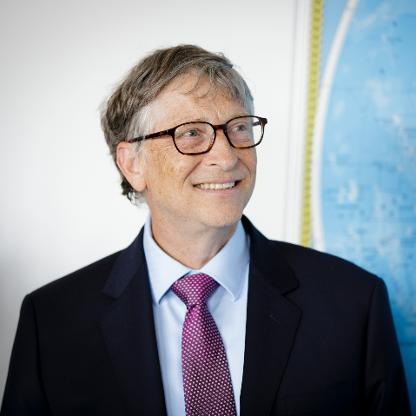
#> input picture opencv/bill.png, 416 x 416 px
$ python program6.py
#> lines starting #> are read from the running program, lines starting #| are printed output that depends on the picture
import cv2

image = cv2.imread("./bill.png")
#> image is the input picture: shape (416, 416, 3); mean B, G, R 150.8, 144.8, 140.3

for i in [1,0,-1]:
    flipped = cv2.flip(image, i)
    cv2.imshow("Flipped", flipped)
    cv2.waitKey(0)
#> this loop made 3 passes
#> pass 1, `flipped = cv2.flip(image, i)`:
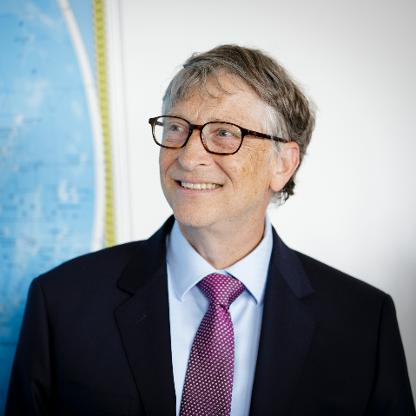
#> flipped: shape (416, 416, 3); mean B, G, R 150.8, 144.8, 140.3
#> pass 2, `flipped = cv2.flip(image, i)`:
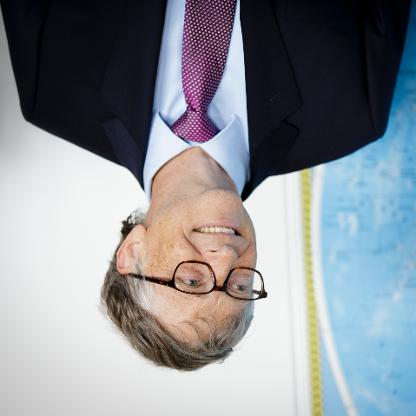
#> flipped: shape (416, 416, 3); mean B, G, R 150.8, 144.8, 140.3
#> pass 3, `flipped = cv2.flip(image, i)`:
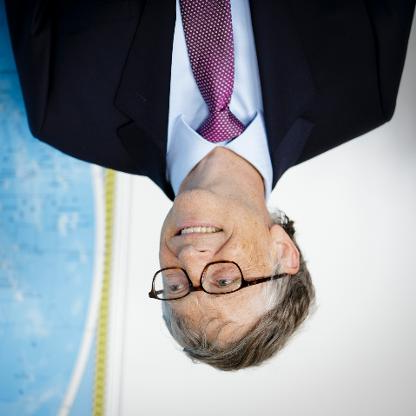
#> flipped: shape (416, 416, 3); mean B, G, R 150.8, 144.8, 140.3

cv2.destroyAllWindows()

$ run again, with opencv/darkimage.png copied over opencv/bill.png
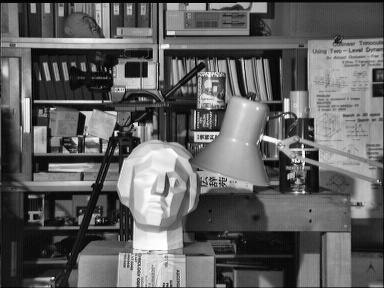
#> input picture opencv/darkimage.png, 384 x 288 px
#> image is the input picture: shape (288, 384, 3); min 0, max 255, mean 97.6
#> the loop `for i in [1,0,-1]:` made 3 passes
#> pass 1, `flipped = cv2.flip(image, i)`:
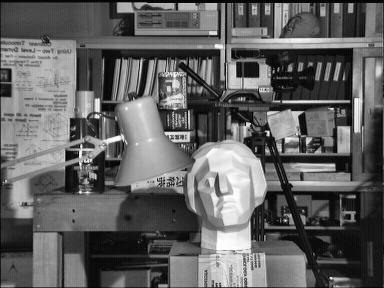
#> flipped: shape (288, 384, 3); min 0, max 255, mean 97.6
#> pass 3, `flipped = cv2.flip(image, i)`:
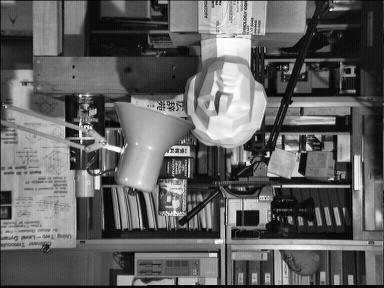
#> flipped: shape (288, 384, 3); min 0, max 255, mean 97.6
